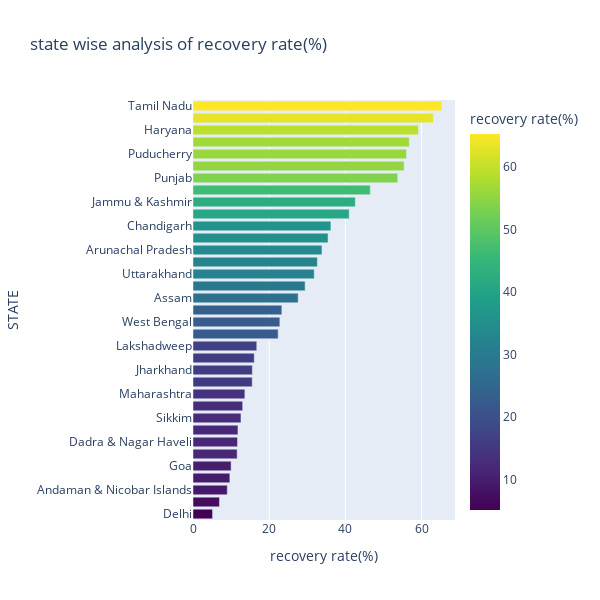

Write notebook code for a chart like this one.
### Code cell
fig_state=px.bar(sorted_state, y = 'AREA_NAME',x='recovery rate(%)',title = 'state wise analysis of recovery rate(%)',orientation ='h',
                color ="recovery rate(%)",
                color_continuous_scale = 'viridis',
                labels={'recovery rate(%)':'recovery rate(%)','AREA_NAME':'STATE/UT'},
                hover_data={'recovery rate(%)':True,'AREA_NAME':True}
                )
fig_state.update_layout(xaxis_title='recovery rate(%)',
                       yaxis_title ='STATE',
                       yaxis = dict(autorange="reversed"),
                       height =600,
                       width =600)
fig_state.show()

### Figure 1 — Plotly figure (JSON) as saved in the notebook; plotly's stock layout.template omitted (floating-point values rounded to 4 significant figures)
{"data": [{"alignmentgroup": "True", "hovertemplate": "recovery rate(%)=%{marker.color}<br>STATE/UT=%{y}<extra></extra>", "legendgroup": "", "marker": {"color": [65.32, 63.08, 59.18, 56.78, 56.04, 55.39, 53.72, 46.53, 42.59, 41.0, 36.19, 35.45, 33.85, 32.64, 31.81, 29.43, 27.6, 23.32, 22.79, 22.35, 16.73, 16.08, 15.57, 15.54, 13.61, 13.04, 12.59, 11.8, 11.68, 11.59, 10.0, 9.668, 8.997, 6.945, 5.131], "coloraxis": "coloraxis", "pattern": {"shape": ""}}, "name": "", "offsetgroup": "", "orientation": "h", "showlegend": false, "textposition": "auto", "type": "bar", "x": [65.32, 63.08, 59.18, 56.78, 56.04, 55.39, 53.72, 46.53, 42.59, 41.0, 36.19, 35.45, 33.85, 32.64, 31.81, 29.43, 27.6, 23.32, 22.79, 22.35, 16.73, 16.08, 15.57, 15.54, 13.61, 13.04, 12.59, 11.8, 11.68, 11.59, 10.0, 9.668, 8.997, 6.945, 5.131], "xaxis": "x", "y": ["Tamil Nadu", "Madhya Pradesh", "Haryana", "Rajasthan", "Puducherry", "Uttar Pradesh", "Punjab", "Andhra Pradesh", "Jammu & Kashmir", "Mizoram", "Chandigarh", "Chhattisgarh", "Arunachal Pradesh", "Karnataka", "Uttarakhand", "Himachal Pradesh", "Assam", "Daman & Diu", "West Bengal", "Odisha", "Lakshadweep", "Tripura", "Jharkhand", "Bihar", "Maharashtra", "Kerala", "Sikkim", "Gujarat", "Dadra & Nagar Haveli", "Meghalaya", "Goa", "Manipur", "Andaman & Nicobar Islands", "Nagaland", "Delhi"], "yaxis": "y"}], "layout": {"barmode": "relative", "coloraxis": {"colorbar": {"title": {"text": "recovery rate(%)"}}, "colorscale": [[0, "#440154"], [0.1111, "#482878"], [0.2222, "#3e4989"], [0.3333, "#31688e"], [0.4444, "#26828e"], [0.5556, "#1f9e89"], [0.6667, "#35b779"], [0.7778, "#6ece58"], [0.8889, "#b5de2b"], [1, "#fde725"]]}, "height": 600, "legend": {"tracegroupgap": 0}, "title": {"text": "state wise analysis of recovery rate(%)"}, "width": 600, "xaxis": {"anchor": "y", "domain": [0, 1], "title": {"text": "recovery rate(%)"}}, "yaxis": {"anchor": "x", "autorange": "reversed", "domain": [0, 1], "title": {"text": "STATE"}}}}
